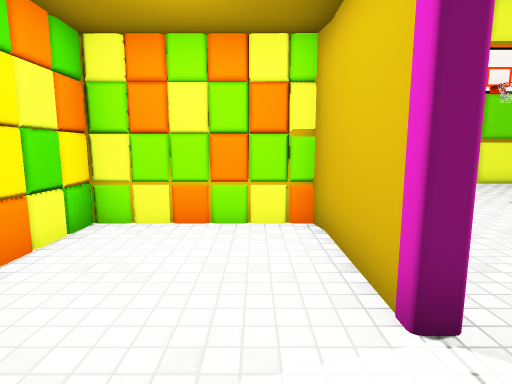
[1] (above)

12 first-person views from a walk through a 3-D level made in the Unity game engine. The camera is 1.4 m above the floor, tilts 8° down and sees 80° across. The floor is counted in squares, 1 m on a side. Each view is taken from the middle of a square. On the plan, view 1 faces up. The plan holds only what a view shows up to about 14 squares ahead; the rest is blank. The place goes on beyond the plan. The player character is not drawn. Door leaves are left out, so doorways stand open. Some surface patterns are stand-ins.

[2]
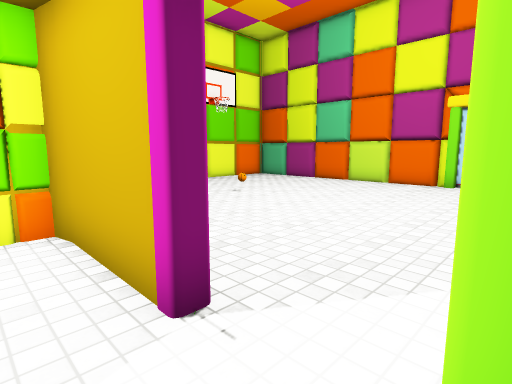

[3]
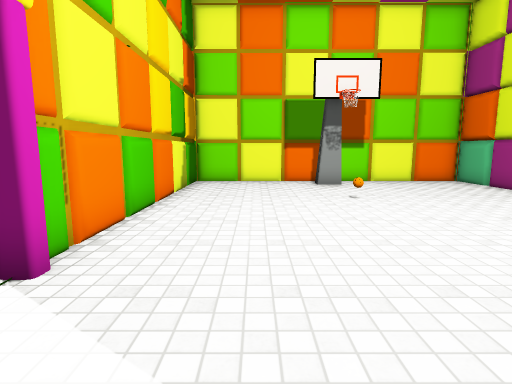

[4]
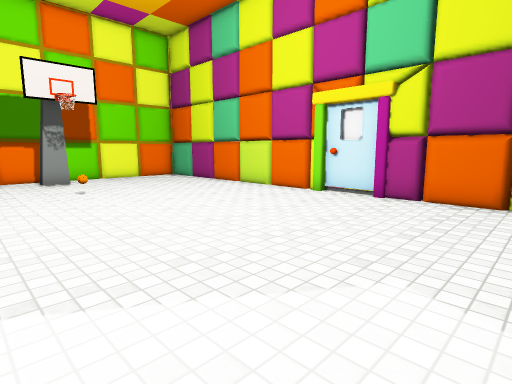

[5]
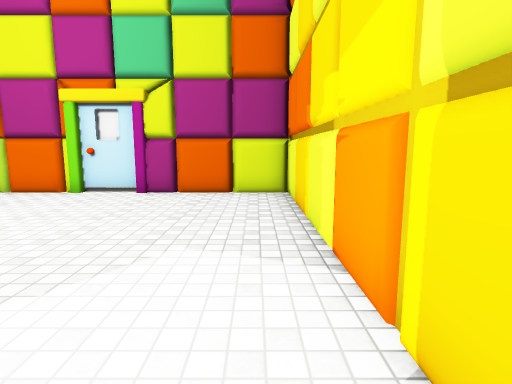

[6]
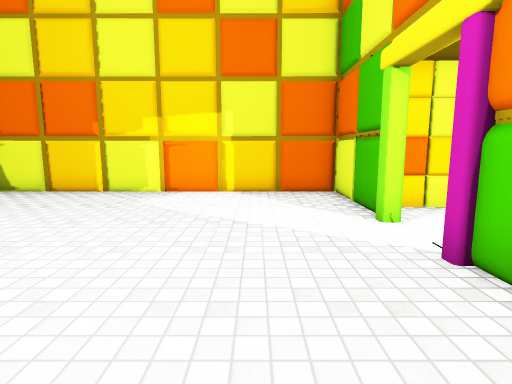

[7]
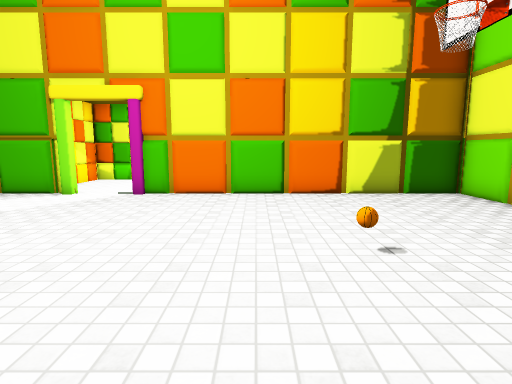

[8]
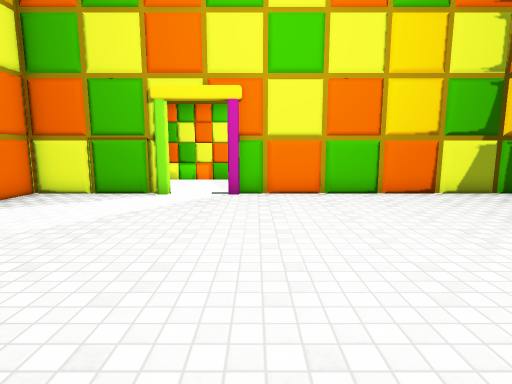

[9]
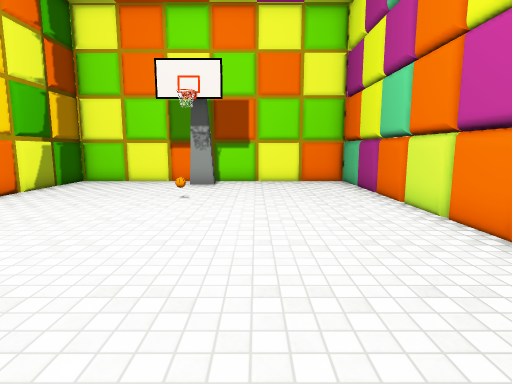

[10]
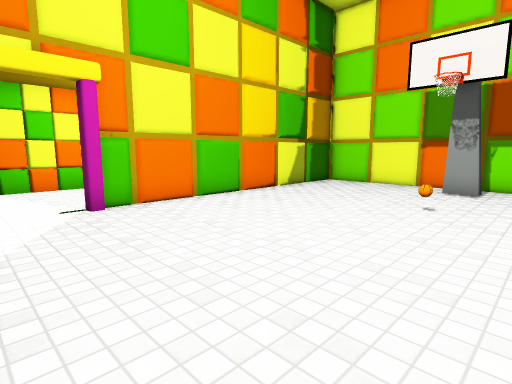

[11]
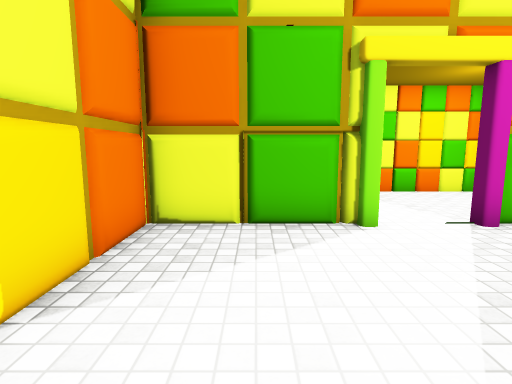

[12]
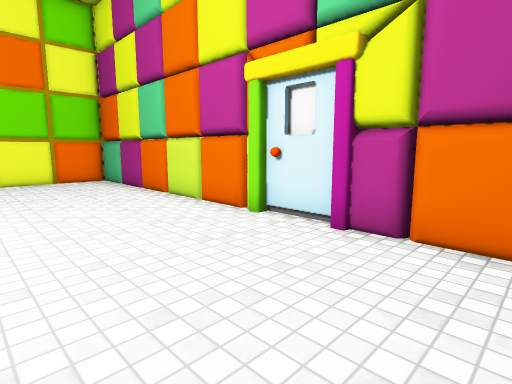

### Floor plan
Ten units are one square. View 1 is at (0, 0); x grows to the right and y downward. Boxes are objects, and circles mark ways between rooms. Rooms are numbered by the first view taken in them; rooms with no view inside come last. Other rooms are left out.
<svg viewBox="-36 -129 171 174">
<path fill="none" stroke="#000" d="M12 -21 12 -52M-7 -56 -16 -58M-14 -56 -31 -58 -31 13 5 13M-9 -57 -17 -56M12 -50 11 -57 -31 -57M5 -57 -4 -56M8 -57 -9 -58M-15 15 1 13M128 -52 128 -86M128 -34 128 -50M128 -26 128 -30 130 -32M128 -89 128 -105M130 -9 130 -27M17 0 12 4M69 -124 14 -124 14 -24M14 0 14 40 128 40 128 24M128 -107 128 -124 70 -124M128 21 128 -9"/>
<rect x="65" y="-85" width="10" height="10" fill="#bbb"><title>other object</title></rect>
<rect x="65" y="-115" width="10" height="10" fill="#bbb"><title>other object</title></rect>
<circle cx="10" cy="-15" r="3" fill="#2a7"/>
<text x="-10" y="-30">1</text>
<text x="70" y="-50">2</text>
</svg>
Room 1 opens to room 2.

Where each view was taken, in squares from view 1:
view 1: 0 up, 0 right, facing up
view 2: 0 up, 0 right, facing up-right
view 3: 1 down, 4 right, facing up
view 4: 3 down, 4 right, facing up-right
view 5: 3 down, 3 right, facing right
view 6: 6 up, 4 right, facing down
view 7: 6 up, 11 right, facing left
view 8: 3 up, 11 right, facing left
view 9: 1 down, 9 right, facing up
view 10: 0 up, 9 right, facing up-left
view 11: 2 down, 7 right, facing left
view 12: 2 down, 8 right, facing up-right
